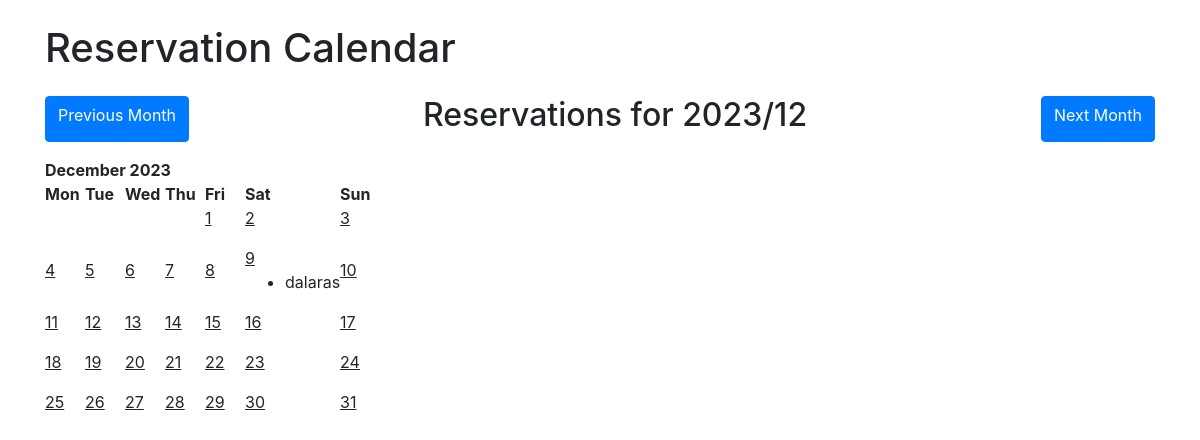
Before: / with the older database file.
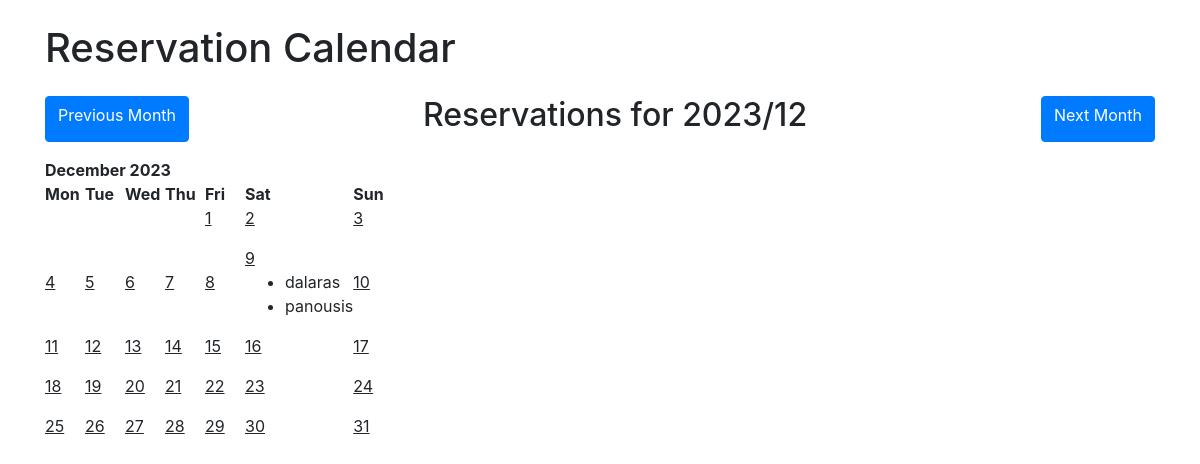
After: the same page with the newer database file.
### calendar_app/models.py (models this page shows, shortened)
class Reservation(models.Model):
    date = models.DateField()
    timeslot = models.TimeField()
    user_name = models.CharField(max_length=100)

### calendar_app/views.py (the view)
# urls.py: path('', views.display_calendar, name='calendar'),
def display_calendar(request, year=None, month=None):
    if year is None or month is None:
        today = datetime.date.today()
        year, month = today.year, today.month
    prev_month = month - 1 if month > 1 else 12
    prev_year = year - 1 if month == 1 else year
    next_month = month + 1 if month < 12 else 1
    next_year = year + 1 if month == 12 else year
    timeslots = [str(i).zfill(2) + ":00" for i in range(9, 22)]
    if request.method == 'POST':
        form = ReservationForm(request.POST)
        if form.is_valid():
            form.save()
            return redirect('calendar_month', year=year, month=month)
    else:
        form = ReservationForm()
    reservations = Reservation.objects.filter(date__year=year, date__month=month)
    cal = Calendar(year, month)
    html_calendar = cal.formatmonth(withyear=True)
    context = {
        'year': year,
        'month': month,
        'prev_year': prev_year,
        'prev_month': prev_month,
        'next_year': next_year,
        'next_month': next_month,
        'reservations': reservations,
        'form': form,
        'html_calendar': html_calendar,
        'timeslots': timeslots,
    }
    return render(request, 'calendar_app/calendar.html', context)

### calendar_app/calendar.py (called while the page is built)
    def formatday(self, day, events):
        events_per_day = events.filter(date__day=day)
        d = ""
        for event in events_per_day:
            d += f"<li>{event.user_name}</li>"
        if day != 0:
            return f"<td><span class='date'>{day}</span><ul>{d}</ul></td>"
        return '<td></td>'

    def formatweek(self, theweek, events):
        week = ""
        for d, weekday in theweek:
            week += self.formatday(d, events)
        return f"<tr>{week}</tr>"

    def formatmonth(self, withyear=True):
        events = Reservation.objects.filter(date__year=self.year, date__month=self.month)
        cal = f'<table border="0" cellpadding="0" cellspacing="0" class="calendar">\n'
        cal += f"{self.formatmonthname(self.year, self.month, withyear=withyear)}\n"
        cal += f"{self.formatweekheader()}\n"
        for week in self.monthdays2calendar(self.year, self.month):
            cal += f"{self.formatweek(week, events)}\n"
        return cal

### calendar_app/templates/calendar_app/calendar.html (shortened to what this page needs)
<!DOCTYPE html>
<html lang="en">
<head>
    <link rel="stylesheet" href="https://cdn.jsdelivr.net/npm/bootstrap@4.5.3/dist/css/bootstrap.min.css">
</head>
<body>
    <div class="container mt-4">
        <h1 class="mb-4">Reservation Calendar</h1>
        <div class="d-flex justify-content-between mb-3">
            <a href="{% url 'calendar_month' year=prev_year month=prev_month %}" class="btn btn-primary">Previous Month</a>
            <h2>Reservations for {{ year }}/{{ month }}</h2>
            <a href="{% url 'calendar_month' year=next_year month=next_month %}" class="btn btn-primary">Next Month</a>
        </div>
        {{ html_calendar|safe }}
    </div>
</body>
</html>

### calendar_app/templates/calendar_app/calendar.html (style rules this page uses)
.date { cursor: pointer; text-decoration: underline; }

Changed rows visible on the page:
no longer on this page (row unchanged): Reservation: user_name "December 2023 Mon Tue Wed Thu Fri Sat Sun 1 2 3 4 5 6 7 8 9 dalaras 10 11 12 13 14 15 16 17 18 19 20 21 22 23 24 25 26 27 28 29 30 31"
added Reservation: user_name "December 2023 Mon Tue Wed Thu Fri Sat Sun 1 2 3 4 5 6 7 8 9 dalaras panousis 10 11 12 13 14 15 16 17 18 19 20 21 22 23 24 25 26 27 28 29 30 31"
